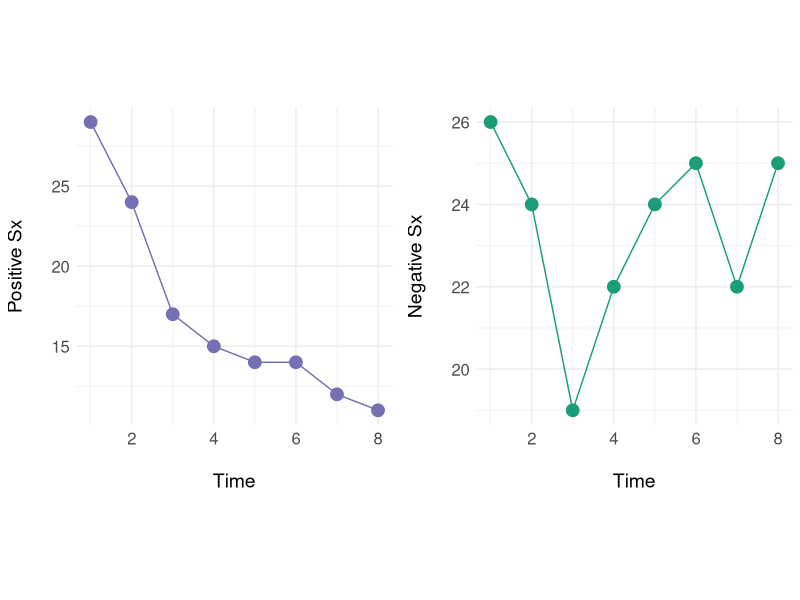
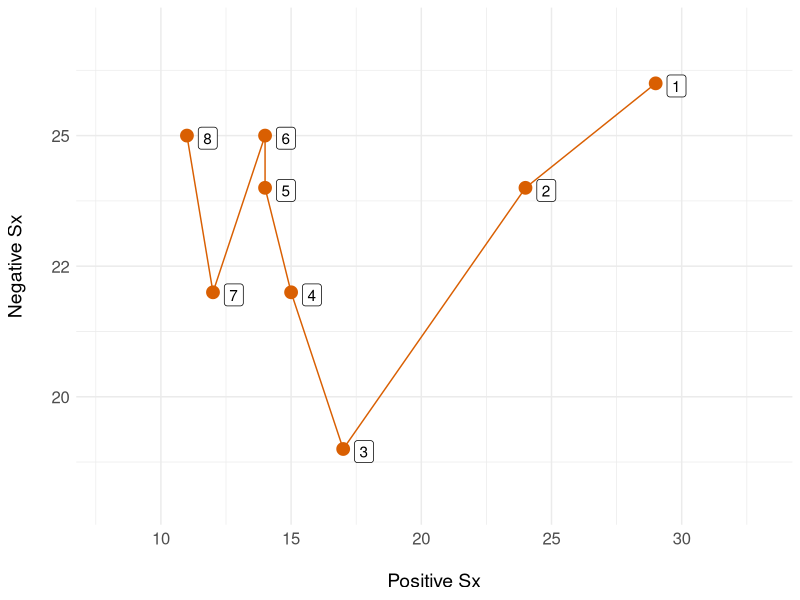
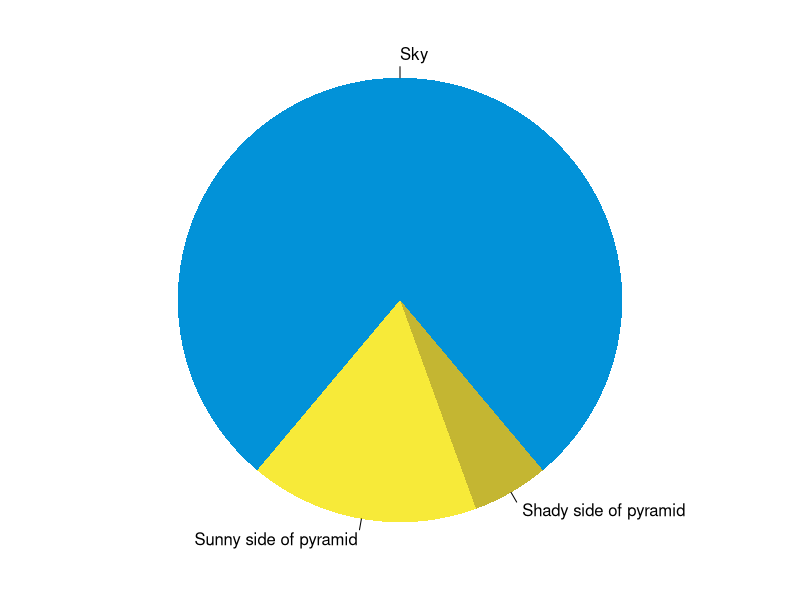

These figures' R source, in order:
## ---- chunk 1
knitr::opts_chunk$set(collapse = TRUE)
require(ggplot2)
require(gridExtra)
require(ggrepel)
# globals for presentation
dwjtheme <- theme_minimal() + 
  theme(axis.title = element_text(size = 14),
        axis.text = element_text(size = 12),
        plot.title = element_text(size = rel(1.25), face = "bold", hjust = 0.5 ))

## ---- chunk 2
# demonstration of state space
p1 <- c( 29, 24, 17, 15, 14, 14, 12, 11 )
n1 <- c( 26, 24, 19, 22, 24, 25, 22, 25)

df <- data.frame( P = p1,
                   N = n1,
                   time = seq(1,8, by = 1)
)

scaleFUN <- function(x) sprintf("%.0f", x)

# plot one dimensional versions
p.pos <- ggplot( df, aes( x = time, y = P) ) +
  geom_point(size = 4, color = "#7570b3") +
  geom_path(color = "#7570b3") +
  xlab("\nTime") +
  ylab("Positive Sx\n") +
  dwjtheme +
  theme(legend.position="none")

p.neg <- ggplot( df, aes( x = time, y = N) ) +
  geom_point(size = 4, color = "#1b9e77") +
  geom_path( color = "#1b9e77" ) +
  xlab("\nTime") +
  ylab("Negative Sx\n") +
  dwjtheme +
  theme(legend.position="none")

grid.arrange( p.pos, p.neg, ncol = 2, respect = TRUE)
## ---- chunk 3
ggplot( df, aes( x = P, y = N ) ) +
  geom_point(size = 4, color = "#d95f02") +
  geom_label_repel( aes( x = P, y = N, label = time), nudge_y = -0.05, nudge_x = 0.8, direction = "both" ) +
  geom_path( color = "#d95f02" ) +
  scale_y_continuous(labels=scaleFUN, limits = c(18,27) ) +
  scale_x_continuous(labels=scaleFUN, limits = c(8,33) ) +
  xlab("\nPositive Sx") +
  ylab("Negative Sx\n") +
  dwjtheme +
  theme(legend.position="none")
## ---- chunk 4
summary(cars)
fit <- lm(dist ~ speed, data = cars)
fit
## ---- chunk 5
par(mar = c(0, 1, 0, 1))
pie(
  c(280, 60, 20),
  c('Sky', 'Sunny side of pyramid', 'Shady side of pyramid'),
  col = c('#0292D8', '#F7EA39', '#C4B632'),
  init.angle = -50, border = NA
)
